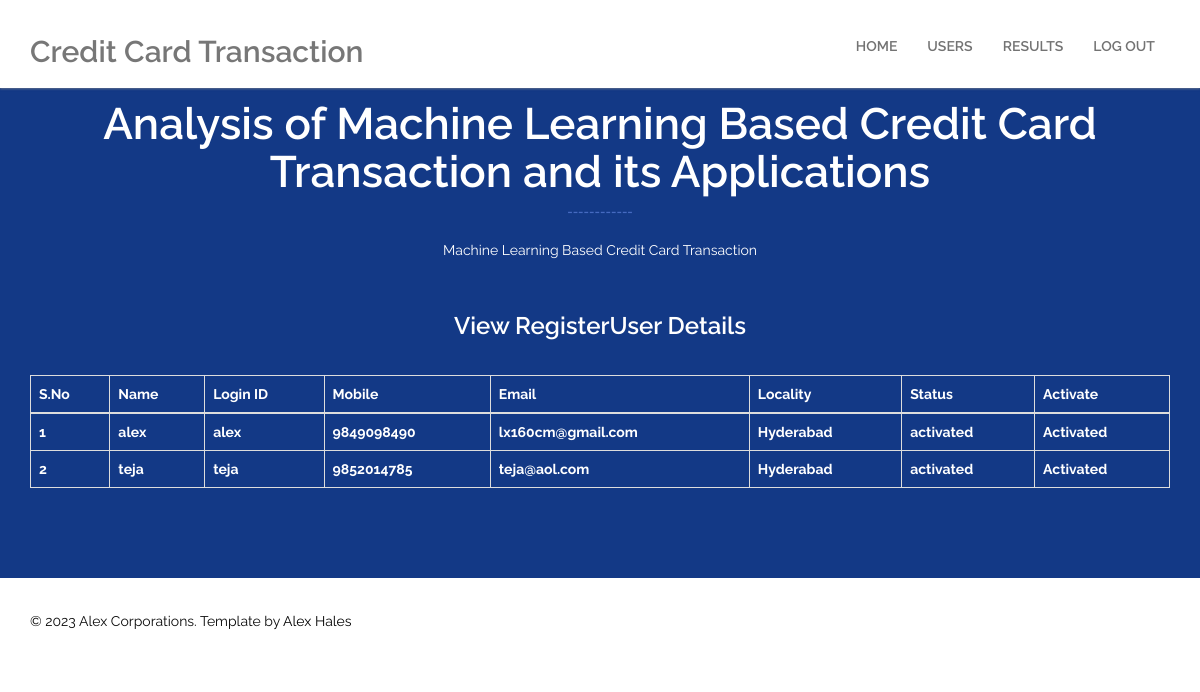
Page /AdminActivaUsers/?uid=2 on the committed database.
### users/models.py (models this page shows, shortened)
class UserRegistrationModel(models.Model):
    name = models.CharField(max_length=100)
    loginid = models.CharField(unique=True, max_length=100)
    password = models.CharField(max_length=100)
    mobile = models.CharField(unique=True, max_length=100)
    email = models.CharField(unique=True, max_length=100)
    locality = models.CharField(max_length=100)
    address = models.CharField(max_length=1000)
    city = models.CharField(max_length=100)
    state = models.CharField(max_length=100)
    status = models.CharField(max_length=100)
    class Meta:
        db_table = 'UserRegistrations'

### admins/views.py (the view)
# urls.py: path("AdminActivaUsers/", admins.AdminActivaUsers, name="AdminActivaUsers"),
def AdminActivaUsers(request):
    if request.method == 'GET':
        id = request.GET.get('uid')
        status = 'activated'
        print("PID = ", id, status)
        UserRegistrationModel.objects.filter(id=id).update(status=status)
        data = UserRegistrationModel.objects.all()
        return render(request, 'admins/RegisteredUsers.html', {'data': data})

### templates/admins/RegisteredUsers.html (shortened to what this page needs)
{%extends 'admins/admin_base.html'%}
{%block contents%}
    <section id="pricing">
        <div class="container">
            <div class="section-header">
                <h2 class="section-title wow fadeInDown">Analysis of Machine Learning Based Credit Card Transaction and its Applications</h2>
                <p class="wow fadeInDown">Machine Learning Based Credit Card Transaction</p>
            </div>
        <h3 align="center" style="color:white;">View RegisterUser Details</h3></p><br>
        <table class="table table-bordered bg-light text-dark">
            <thead>
            <tr style="color:White;font-weight:bold;">
                <th>S.No</th>
                <th>Name</th>
                <th>Login ID</th>
                <th>Mobile</th>
                <th>Email</th>
                <th>Locality</th>
                <th>Status</th>
                <th>Activate</th>
            </tr>
            </thead>
            <tbody>
            {% for i in data %}
            <tr style="color:White;font-weight:bold;">
                <td>{{forloop.counter}}</td>
                <td>{{i.name}}</td>
                <td>{{i.loginid}}</td>
                <td>{{i.mobile}}</td>
                <td>{{i.email}}</td>
                <td>{{i.locality}}</td>
                <td>{{i.status}}</td>
                {% if i.status == 'waiting' %}
                <td><a class="btn-link" href="/AdminActivaUsers/?uid={{ i.id }}"
                       style="color:DARKBLUE">Activate</a></td>
                {% else %}
                <td> Activated</td>
                {% endif %}
            </tr>
            {% endfor %}
            </tbody>
        </table>
        </div>
    </section>
{%endblock%}

### static/css/styles.css (style rules this page uses)
body { padding-top: 100px; background: #fff; font-family: 'Raleway', sans-serif; font-weight: 400; color: #282828; line-height: 26px; padding: 0; }
h1, h2, h3, h4, h5, h6 { font-weight: 600; font-family: 'Raleway', sans-serif; }
.section-header { margin-bottom: 50px; }
.section-header p { text-align:center; color: #000000; }
.section-header .section-title { font-size: 44px; position: relative; padding-bottom: 20px; margin: 0 0 20px; display: block; text-align: center; color: #133986; }
.section-header .section-title:before { content: "------------"; position: absolute; width: 140px; bottom: 4px; right: 0; width: 100px; color: #456AC0; margin: 0 auto; left: 0; right: 0; height: 8px; font-size: 13px; }
#pricing h2, #pricing p { color:#fff !important; }
#pricing { padding: 100px 0 70px; background: #133986; }

### rows in the picture
UserRegistrationModel: name "alex", loginid "alex", mobile "9849098490", email "lx160cm@gmail.com", locality "Hyderabad", status "activated", shows "Activated"
UserRegistrationModel: name "teja", loginid "teja", mobile "9852014785", email "teja@aol.com", locality "Hyderabad", status "activated", shows "Activated"
